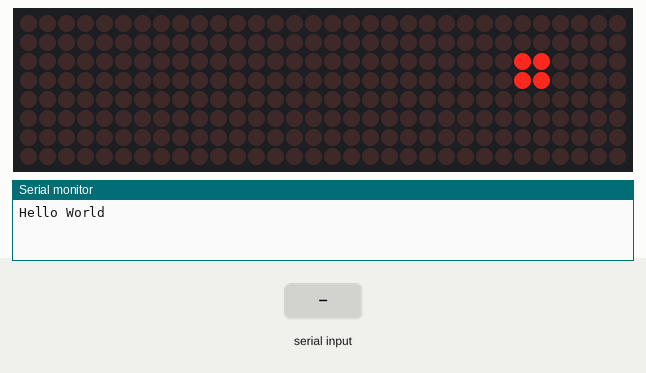
A sketch run on a simulated Arduino Uno, built with avr-gcc and run on an emulated ATmega328P. Parts: 32×8 LED matrix, the last lines printed to the serial monitor. The inputs (shaded band) are chosen by the test bench.

Above: at 2.4 s.
2.5 s: "1\n" received over the second serial link
At 4.0 s:
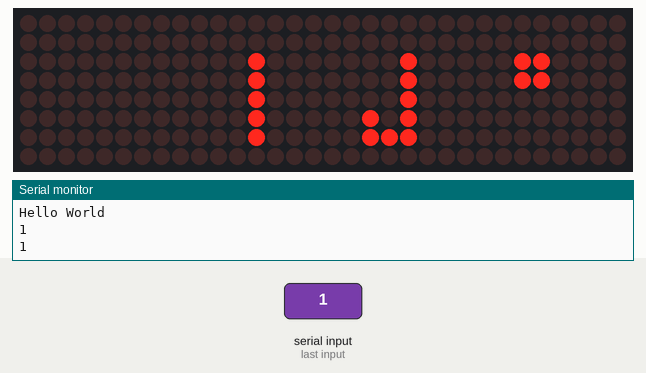
5.6 s: "90,45\n" received over the second serial link
At 6.4 s:
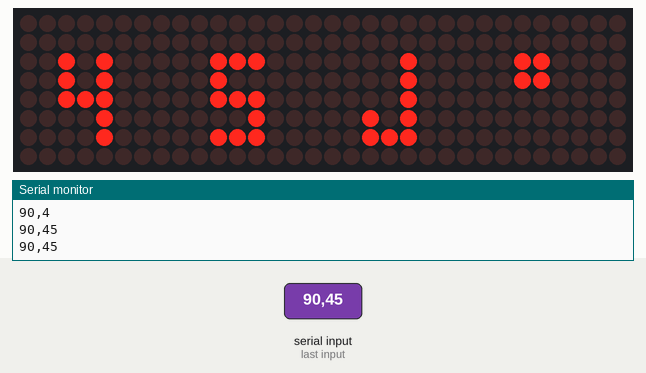
7.4 s: "z90\n" received over the second serial link
At 8.4 s:
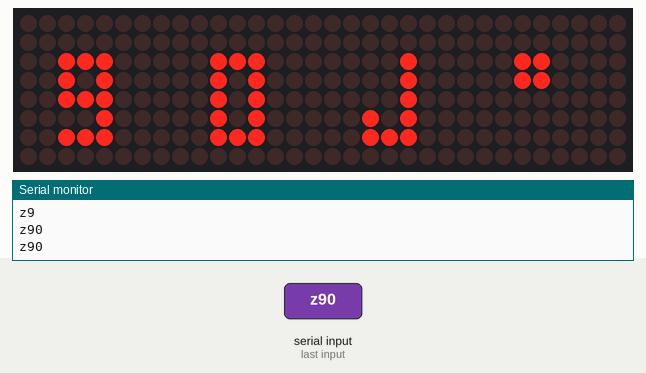
9.2 s: "z,45\n" received over the second serial link
At 10.1 s:
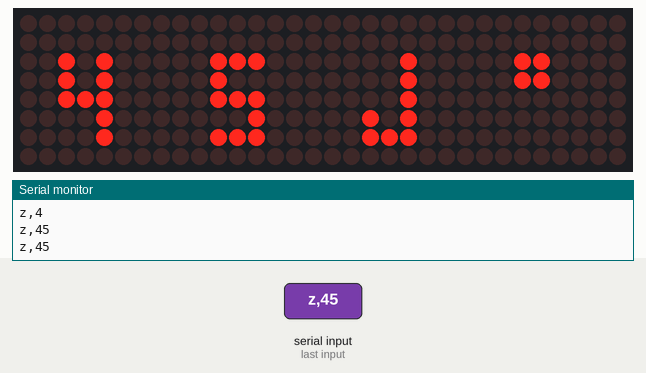
12.9 s: "-" received over the second serial link
At 13.6 s:
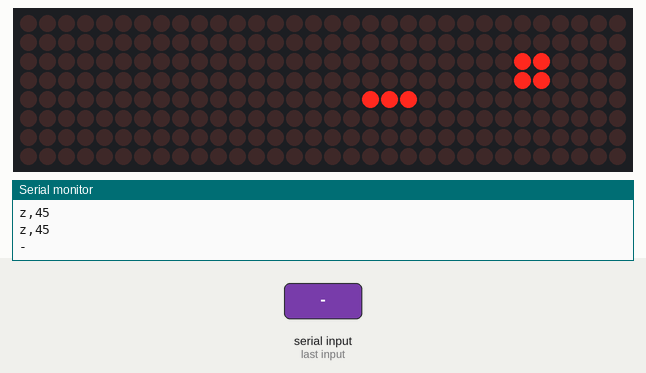
14.4 s: "30,150\n" received over the second serial link
At 15.3 s:
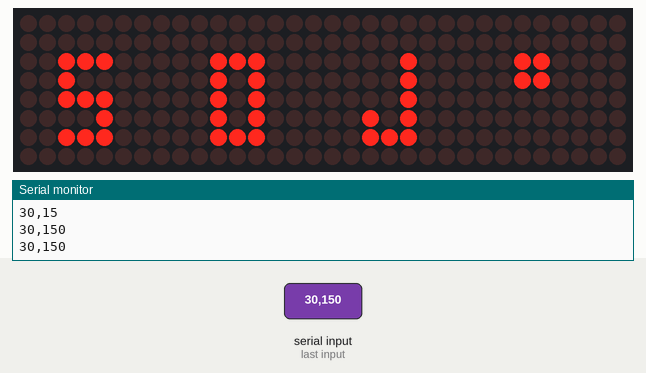
Timing chart, 0 to 17.1 s (numbered marks = the images above; inputs shaded):
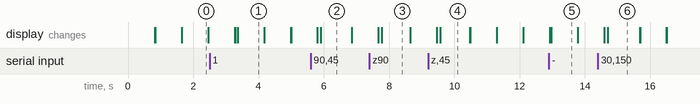

The sketch:

levelMeter-receiver.ino
```cpp
#include <LedControl.h>
#include <SoftwareSerial.h>
#include "FontLEDClock.h" // Font library
SoftwareSerial mySerial(8, 9);

LedControl lc = LedControl(11, 13, 10, 4); // DIN,CLK,CS,Number of LED Module
uint8_t intensity = 1;

unsigned long delaytime = 50; // time to updates of the display

void setup() {
  int devices = lc.getDeviceCount(); // find no of LED modules
  randomSeed(1000);

  Serial.begin(4800);
  Serial.println("Hello World");
  mySerial.begin(4800);

  //we have to init all devices in a loop
  for (int address = 0; address < devices; address++) { // set up each device
    lc.shutdown(address, false);
    lc.setIntensity(address, 8);
    lc.clearDisplay(address);
  }
}

//plot a point on the display
void plot (uint8_t x, uint8_t y, uint8_t value) {

  //select which matrix depending on the x coord
  uint8_t address;
  if (x >= 0 && x <= 7)   {
    address = 3;
  }
  if (x >= 8 && x <= 15)  {
    address = 2;
    x = x - 8;
  }
  if (x >= 16 && x <= 23) {
    address = 1;
    x = x - 16;
  }
  if (x >= 24 && x <= 31) {
    address = 0;
    x = x - 24;
  }

  if (value == 1) {
    lc.setLed(address, y, x, true);
  } else {
    lc.setLed(address, y, x, false);
  }
}

//clear screen
void clear_display() {
  for (uint8_t address = 0; address < 4; address++) {
    lc.clearDisplay(address);
  }
}

void print_tiny_char(uint8_t x, uint8_t y, char c)
{
  uint8_t dots;
  if (c >= '0' && c <= '9') { c = (c - '0') + 34; }
  else if (c == '-') { c = 33; }
  else if (c == 'z') { c = 32; }

  for (uint8_t col = 0; col < 3; col++) {
    dots = pgm_read_byte_near(&mytinyfont[c][col]);
    for (uint8_t row = 0; row < 5; row++) {
      if (dots & (16 >> row))
        plot(x + col, y + row, 1);
      else
        plot(x + col, y + row, 0);
    }
  }
}

void loop()
{
  String data = "";

  //receiver
  while (mySerial.available())
  {
    data += (char)mySerial.read();
    Serial.println(data);
  }
  //endreceiver


  print_tiny_char(26, 2, 'z');
  //int data = random(-90, 90);

  uint8_t k = 0;
  while(data[k]) {
    ++k;
  }
  uint8_t i = 2;

  while(data[k-1]) {
    print_tiny_char((i * 8) + 2, 2, data[k-1]);
    delay(35);
    i--;
    k--;
  }

  delay(800);
  clear_display();
}
```

Source omitted: FontLEDClock.h (data table, 5364 bytes)

Measured:
- after the input at 2.5 s, the display: first differs from a run without the input after 0.79 s (image 1 shows a later state)
- after the input at 12.9 s, the display: first differs from a run without the input after 0.07 s (image 5)
- what the display in image 0 shows lasts 0.9 s, from 1.6 s to 2.5 s
- what the display in image 2 shows lasts 1.0 s, from 5.9 s to 6.9 s
- what the display in image 6 shows lasts 1.0 s, from 14.7 s to 15.7 s
